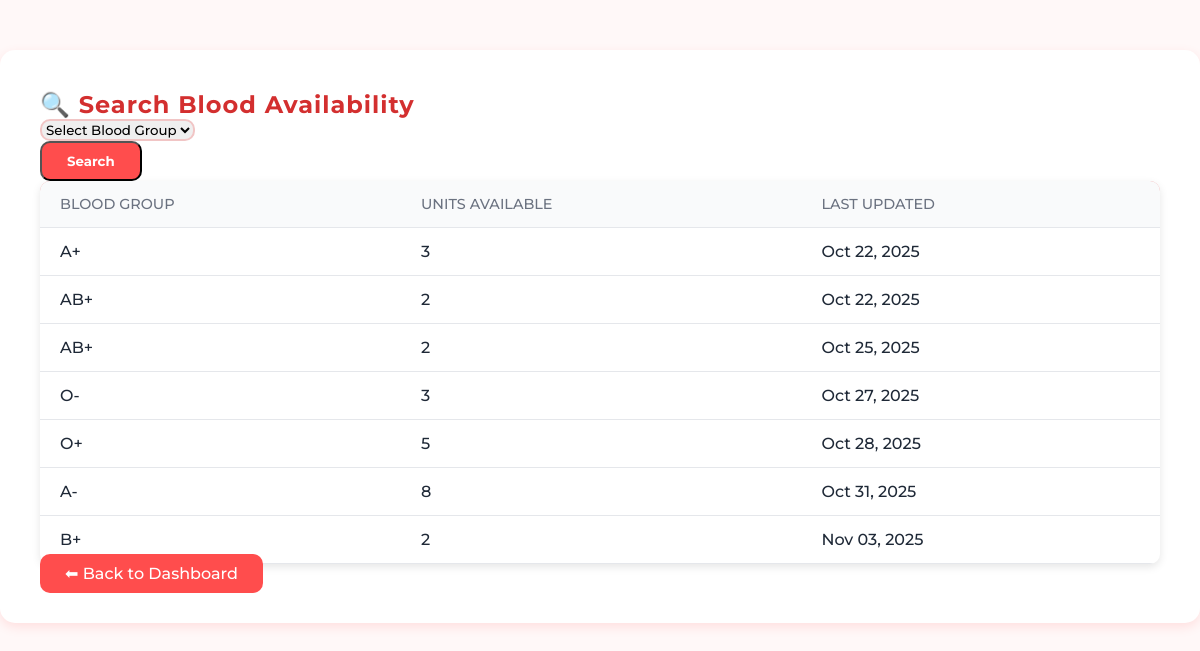
Before: /search_blood/ (signed in) with the older database file.
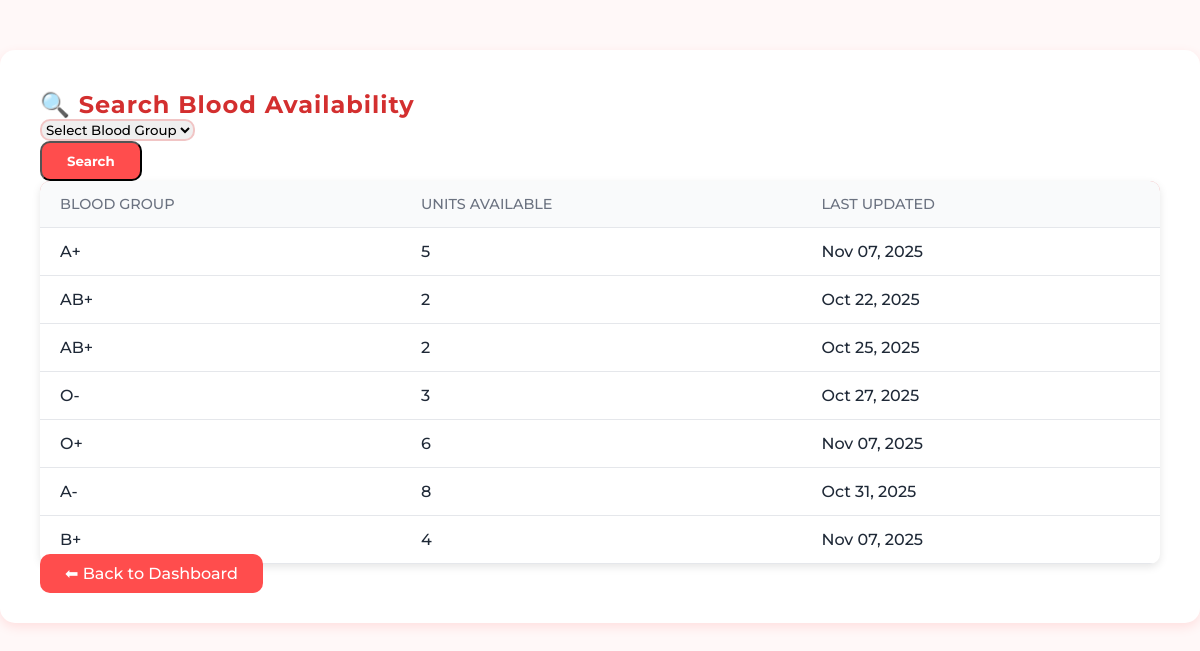
After: the same page with the newer database file.
### blood_bank_app/models.py (models this page shows, shortened)
class BloodStock(models.Model):
    BLOOD_GROUPS = [
        ('A+', 'A+'), ('A-', 'A-'),
        ('B+', 'B+'), ('B-', 'B-'),
        ('AB+', 'AB+'), ('AB-', 'AB-'),
        ('O+', 'O+'), ('O-', 'O-'),
    ]
    hospital = models.ForeignKey('HospitalDetail', on_delete=models.CASCADE, null=True, blank=True)
    blood_group = models.CharField(max_length=3, choices=BLOOD_GROUPS)
    units_available = models.PositiveIntegerField(default=0)
    updated_at = models.DateTimeField(auto_now=True)

### blood_bank_app/views.py (the view)
# urls.py: path('search_blood/', views.search_blood, name='search_blood'),
@login_required
def search_blood(request):
    blood_group = request.GET.get('blood_group')
    location = request.GET.get('location')
    results = BloodStock.objects.select_related('hospital')
    if blood_group:
        results = results.filter(blood_group=blood_group)
    if location:
        results = results.filter(hospital__address__icontains=location)
    context = {
        'results': results,
        'blood_group': blood_group,
        'location': location,
    }
    return render(request, 'patient/search_blood.html', context)

### blood_bank_app/templates/patient/search_blood.html (shortened to what this page needs)
{% extends 'master.html' %}
{% load static %}
{% block content %}
<div class="container search-section">
  <h2 class="text-center mb-4">🔍 Search Blood Availability</h2>
  <form method="get" class="row g-3 justify-content-center mb-4">
    <div class="col-md-4">
      <select name="blood_group" class="form-select" required>
        <option value="">Select Blood Group</option>
      </select>
    </div>
    <div class="col-md-2 text-center">
      <button type="submit" class="btn btn-danger w-100">Search</button>
    </div>
  </form>
  {% if results %}
  <div class="table-responsive">
    <table class="table table-bordered table-hover text-center align-middle">
      <thead>
        <tr>
          <th>Blood Group</th>
          <th>Units Available</th>
          <th>Last Updated</th>
        </tr>
      </thead>
      <tbody>
        {% for item in results %}
        <tr>
          <td class="fw-bold text-danger">{{ item.blood_group }}</td>
          <td>{{ item.units_available }}</td>
          <td>{{ item.updated_at|date:"M d, Y" }}</td>
        </tr>
        {% endfor %}
      </tbody>
    </table>
  </div>
  {% else %}
  <p class="text-center mt-4 no-results">No matching blood availability found.</p>
  {% endif %}
  <div class="text-center mt-4">
    <a href="{% url 'patient_dashboard' %}" class="btn btn-outline-danger back-btn">⬅ Back to Dashboard</a>
  </div>
</div>
{% endblock %}

Changed rows visible on the page:
changed BloodStock (number 1 of 7 on the later page): units_available "3" → "5"; updated_at "Oct 22, 2025" → "Nov 07, 2025"
changed BloodStock (number 5 of 7 on the later page): units_available "5" → "6"; updated_at "Oct 28, 2025" → "Nov 07, 2025"
changed BloodStock (number 7 of 7 on the later page): units_available "2" → "4"; updated_at "Nov 03, 2025" → "Nov 07, 2025"
